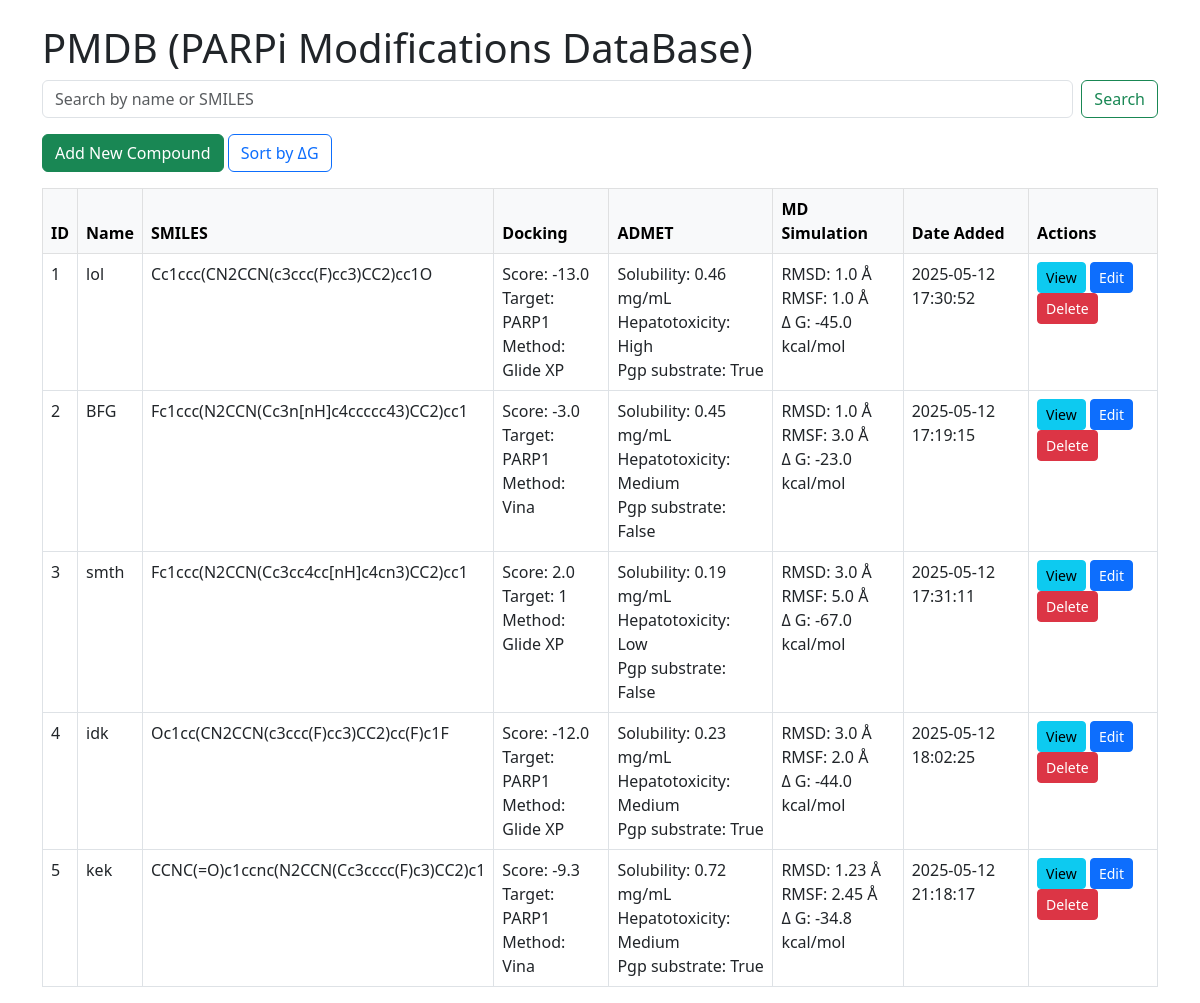
The page / on the database its author committed.
### models.py (models this page shows)
class Compound(db.Model):
    id = db.Column(db.Integer, primary_key=True)
    name = db.Column(db.String(100), nullable=False)
    smiles = db.Column(db.String(255), nullable=False)
    added_on = db.Column(db.DateTime, default=datetime.utcnow)
    docking_scores = db.relationship('Docking', backref='compound', cascade="all, delete-orphan")
    admet_properties = db.relationship('ADMET', backref='compound', cascade="all, delete-orphan")
    md_results = db.relationship('MDSimulation', backref='compound', cascade="all, delete-orphan")

class Docking(db.Model):
    id = db.Column(db.Integer, primary_key=True) # A foreign key for the connection, required
    compound_id = db.Column(db.Integer, db.ForeignKey('compound.id'), nullable=False)
    score = db.Column(db.Float)
    target = db.Column(db.String(100))
    method = db.Column(db.String(50))

class ADMET(db.Model):
    id = db.Column(db.Integer, primary_key=True)
    compound_id = db.Column(db.Integer, db.ForeignKey('compound.id'), nullable=False)
    solubility = db.Column(db.String(50))
    hepatotoxicity = db.Column(db.String(50))
    bioavailability = db.Column(db.String(50))

class MDSimulation(db.Model):
    id = db.Column(db.Integer, primary_key=True)
    compound_id = db.Column(db.Integer, db.ForeignKey('compound.id'), nullable=False)
    avg_rmsd = db.Column(db.Float)
    avg_rmsf = db.Column(db.Float)
    interactions = db.Column(db.Float)

### app.py (the view, shortened to what this page needs)
@app.route('/')
def index():
    sort = request.args.get('sort')
    search = request.args.get('search')
    query = Compound.query.outerjoin(MDSimulation)
    if sort == 'interactions':
        query = query.order_by(MDSimulation.interactions.desc())
    else:
        query = query.order_by(Compound.id.asc())
        sort = None
    compounds = query.all()
    return render_template('index.html', compounds=compounds, current_sort=sort, search_query=search)

### templates/index.html (shortened to what this page needs)
<!doctype html>
<html lang="en">
<head>
    <link href="https://cdn.jsdelivr.net/npm/bootstrap@5.3.0/dist/css/bootstrap.min.css" rel="stylesheet">
</head>
<body class="container mt-4">
    <h1>PMDB (PARPi Modifications DataBase)</h1>
    <form method="GET" action="{{ url_for('index') }}" class="mb-3 d-flex" role="search">
        <input class="form-control me-2" type="search" name="search" placeholder="Search by name or SMILES"
               value="{{ search_query or '' }}">
        <button class="btn btn-outline-success" type="submit">Search</button>
    </form>
    <a href="{{ url_for('add_compound') }}" class="btn btn-success mb-3">Add New Compound</a>
    <a href="{{ url_for('index', sort=None if current_sort == 'interactions' else 'interactions') }}"
        class="btn btn-outline-primary mb-3">
        {% if current_sort == 'interactions' %}
            Clear Sort
        {% else %}
            Sort by ΔG
        {% endif %}
    </a>
    <table class="table table-bordered table-hover">
        <thead class="table-light">
            <tr>
                <th>ID</th>
                <th>Name</th>
                <th>SMILES</th>
                <th>Docking</th>
                <th>ADMET</th>
                <th>MD Simulation</th>
                <th>Date Added</th>
                <th>Actions</th>
            </tr>
        </thead>
        <tbody>
            {% for compound in compounds %}
            <tr>
                <td>{{ compound.id }}</td>
                <td>{{ compound.name }}</td>
                <td>{{ compound.smiles }}</td>
                <td>
                    {% if compound.docking_scores %}
                        Score: {{ compound.docking_scores[0].score }}<br>
                        Target: {{ compound.docking_scores[0].target }}<br>
                        Method: {{ compound.docking_scores[0].method }}
                    {% else %}
                        -
                    {% endif %}
                </td>
                <td>
                    {% if compound.admet_properties %}
                        Solubility: {{ compound.admet_properties[0].solubility }} mg/mL<br>
                        Hepatotoxicity: {{ compound.admet_properties[0].hepatotoxicity }}<br>
                        Pgp substrate: {{ compound.admet_properties[0].bioavailability }}
                    {% else %}
                        -
                    {% endif %}
                </td>
                <td>
                    {% if compound.md_results %}
                        RMSD: {{ compound.md_results[0].avg_rmsd }} Å<br>
                        RMSF: {{ compound.md_results[0].avg_rmsf }} Å<br>
                        Δ G: {{ compound.md_results[0].interactions }} kcal/mol<br>
                    {% else %}
                        -
                    {% endif %}
                </td>
                <td>{{ compound.added_on.strftime('%Y-%m-%d %H:%M:%S') if compound.added_on else '' }}</td>
                <td>
                    <a href="{{ url_for('view_compound', id=compound.id) }}" class="btn btn-info btn-sm">View</a>
                    <a href="{{ url_for('edit_compound', id=compound.id) }}" class="btn btn-primary btn-sm">Edit</a>
                    <form action="{{ url_for('delete_compound', id=compound.id) }}" method="post" style="display:inline-block;">
                        <button type="submit" class="btn btn-danger btn-sm" onclick="return confirm('Delete this compound?')">Delete</button>
                    </form>
                </td>
            </tr>
            {% endfor %}
        </tbody>
    </table>
</body>
</html>

### rows shown on the page
Compound: id "1", name "lol", smiles "Cc1ccc(CN2CCN(c3ccc(F)cc3)CC2)cc1O", score "-13.0", target "PARP1", method "Glide XP", solubility "0.46", hepatotoxicity "High", bioavailability "True", avg_rmsd "1.0", avg_rmsf "1.0", interactions "-45.0", added_on "2025-05-12 17:30:52"
Compound: id "2", name "BFG", smiles "Fc1ccc(N2CCN(Cc3n[nH]c4ccccc43)CC2)cc1", score "-3.0", target "PARP1", method "Vina", solubility "0.45", hepatotoxicity "Medium", bioavailability "False", avg_rmsd "1.0", avg_rmsf "3.0", interactions "-23.0", added_on "2025-05-12 17:19:15"
Compound: id "3", name "smth", smiles "Fc1ccc(N2CCN(Cc3cc4cc[nH]c4cn3)CC2)cc1", score "2.0", target "1", method "Glide XP", solubility "0.19", hepatotoxicity "Low", bioavailability "False", avg_rmsd "3.0", avg_rmsf "5.0", interactions "-67.0", added_on "2025-05-12 17:31:11"
Compound: id "4", name "idk", smiles "Oc1cc(CN2CCN(c3ccc(F)cc3)CC2)cc(F)c1F", score "-12.0", target "PARP1", method "Glide XP", solubility "0.23", hepatotoxicity "Medium", bioavailability "True", avg_rmsd "3.0", avg_rmsf "2.0", interactions "-44.0", added_on "2025-05-12 18:02:25"
Compound: id "5", name "kek", smiles "CCNC(=O)c1ccnc(N2CCN(Cc3cccc(F)c3)CC2)c1", score "-9.3", target "PARP1", method "Vina", solubility "0.72", hepatotoxicity "Medium", bioavailability "True", avg_rmsd "1.23", avg_rmsf "2.45", interactions "-34.8", added_on "2025-05-12 21:18:17"
